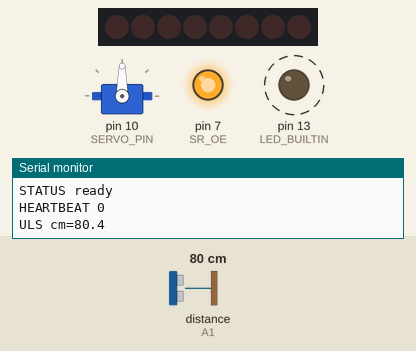
Recording of a sketch running on a simulated Arduino Uno, built with avr-gcc and run on an emulated ATmega328P. Shown: 8 shift-register outputs drawn as a row of LEDs (first output left, lit = HIGH), servo, output pins drawn as LEDs (lit = HIGH), the last lines printed to the serial monitor. Wiring (inferred from the names in the program): ultrasonic range finder: trigger A0; echo A1. Dashed ring = blinking. The inputs (shaded band) are chosen by the test bench; at power-on: distance to the obstacle (sensor on A1) 80 cm. The echo pulse lasts 58.3 µs per cm; pins used as bus, display or sensor lines are not drawn.

Above: at 0.3 s.
At 3.7 s:
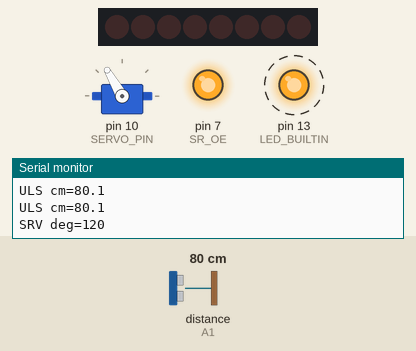
At 15.6 s:
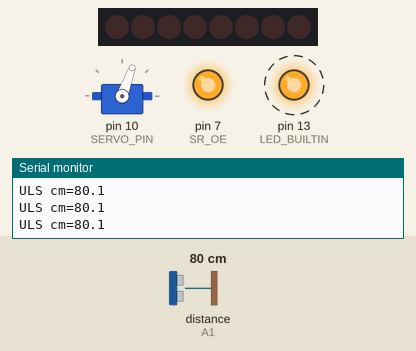
Timing chart, 0 to 22.1 s (numbered marks = the images above):
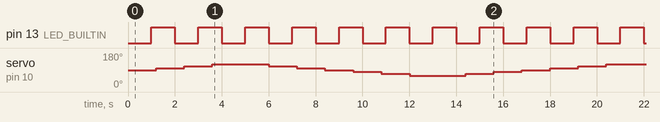

Measured:
- by itself, pin 13 (LED_BUILTIN): alternates HIGH for 1.0 s and LOW for 1.0 s
- by itself, servo on pin 10 (SERVO_PIN): repeats every 16.8 s: 110° 1.2 s, 120° 2.4 s, 110° 1.2 s, 100° 1.2 s, 90° 1.2 s, 80° 1.2 s, 70° 1.2 s, 60° 2.4 s, 70° 1.2 s, 80° 1.2 s, 90° 1.2 s, 100° 1.2 s

The sketch:

ServoTest.ino
```cpp
// ServoTest.ino — Jetson-terminal-friendly, loud output + heartbeat
// Board: Arduino UNO R4 WiFi
// Serial: 115200
// Legacy carry: SR pins, ULS pins; Servo moved to D2 to avoid shield PWM pins.

#include <Arduino.h>
#include <Servo.h>

// ---- Shift register / L293D (legacy) ----
const uint8_t SR_DATA  = 8;
const uint8_t SR_LATCH = 12;
const uint8_t SR_CLK   = 4;
const uint8_t SR_OE    = 7;    // active LOW

// ---- Ultrasonic (legacy) ----
const uint8_t US_TRIG = A0;
const uint8_t US_ECHO = A1;

// ---- Servo on safe pin ----
const uint8_t SERVO_PIN = 10;

Servo srv;

// ---------- Utils ----------
static inline void srWrite(uint8_t v) {
  digitalWrite(SR_LATCH, LOW);
  shiftOut(SR_DATA, SR_CLK, MSBFIRST, v);
  digitalWrite(SR_LATCH, HIGH);
}

static inline void motors_disable_now() {
  pinMode(SR_DATA,  OUTPUT);
  pinMode(SR_LATCH, OUTPUT);
  pinMode(SR_CLK,   OUTPUT);
  pinMode(SR_OE,    OUTPUT);
  digitalWrite(SR_CLK, LOW);
  digitalWrite(SR_LATCH, LOW);
  // Keep outputs disabled BEFORE touching data
  digitalWrite(SR_OE, HIGH);   // disable (active LOW)
  srWrite(0x00);               // neutral pattern
}

static inline long uls_ping_us() {
  digitalWrite(US_TRIG, LOW); delayMicroseconds(2);
  digitalWrite(US_TRIG, HIGH); delayMicroseconds(10);
  digitalWrite(US_TRIG, LOW);
  return pulseIn(US_ECHO, HIGH, 30000UL); // 30 ms timeout
}

static inline float us_to_cm(long us) {
  return (us > 0) ? (us / 58.0f) : -1.0f;
}

// ---------- State ----------
unsigned long t_beat = 0, t_ultra = 0, t_servo = 0;
int beat = 0;
int pos = 90, dir = +1;

void setup() {
  // Kill motors FIRST so nothing twitches
  motors_disable_now();

  // LED heartbeat
  pinMode(LED_BUILTIN, OUTPUT);
  digitalWrite(LED_BUILTIN, LOW);

  // Serial next — very small delay to let CDC come up
  Serial.begin(115200);
  delay(100);
  Serial.println(F("new code"));
  Serial.println(F("STATUS ready"));

  // Sensors/actuators
  pinMode(US_TRIG, OUTPUT);
  pinMode(US_ECHO, INPUT);

  srv.attach(SERVO_PIN);
  srv.write(90);
  delay(150);

  // Immediate first heartbeat line so you see SOMETHING
  Serial.println(F("HEARTBEAT 0"));
}

void loop() {
  unsigned long now = millis();

  // ---- 1) Heartbeat every 1000 ms: LED blink + print ----
  if (now - t_beat >= 1000) {
    t_beat = now;
    beat++;
    digitalWrite(LED_BUILTIN, (beat & 1) ? HIGH : LOW);
    Serial.print(F("HEARTBEAT "));
    Serial.println(beat);
    // Ensure bytes leave the buffer even if host is flaky
    Serial.flush();
  }

  // ---- 2) Ultrasonic every ~250 ms ----
  if (now - t_ultra >= 250) {
    t_ultra = now;
    long us = uls_ping_us();
    if (us == 0) {
      Serial.println(F("ULS timeout"));
    } else {
      float cm = us_to_cm(us);
      Serial.print(F("ULS cm="));
      Serial.println(cm, 1);
    }
  }

  // ---- 3) Servo small nudge every ~1200 ms ----
  if (now - t_servo >= 1200) {
    t_servo = now;
    pos += 10 * dir;
    if (pos > 120) { pos = 120; dir = -1; }
    if (pos < 60)  { pos = 60;  dir = +1; }
    srv.write(pos);
    Serial.print(F("SRV deg="));
    Serial.println(pos);
  }
}
```
